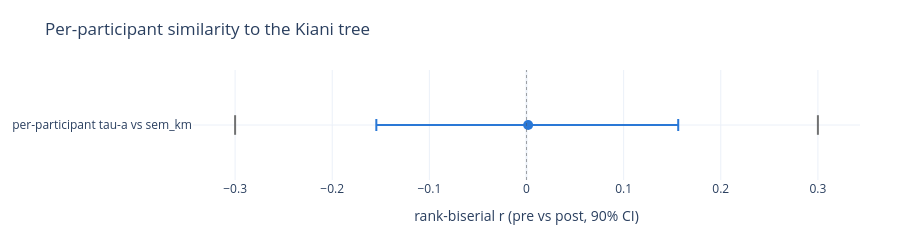

Notebook source saved alongside this figure:
### Markdown cell above
## 2. Are the cohorts equally similar to the tree?

A difference test cannot show that two cohorts are alike, so equivalence is tested directly (TOST in its 90%-CI form, as in notebooks 1-3). There is no pre-defined smallest effect size of interest, so each bound is set by what the design can resolve (`analysis/utils/equivalence.py`), not by a judgement that a difference is negligible.

**(a) Per-participant fit**, as in notebooks 1-2: rank-biserial effect of the pre vs post per-participant tau-a (independent samples, bootstrap CI); the bound is the smallest at which a true difference of zero is declared equivalent with 80% probability (simulated).

**(b) Combined-RDM tau-a**: D = tau-a(pre) - tau-a(post). The cohorts are disjoint participants, so each is bootstrapped on its own and re-aggregated per draw; D must have its 90% CI inside +/- bound. The bound is (z(0.95) + z(0.90)) x SE (`tost_bound_multiplier`), rounded up to 0.01: the smallest at which a true difference of zero is declared equivalent with 80% probability, the same rule as the simulated bound in (a) (checked by calibration in `5_ground_truth.ipynb`, section 4). Scored on each cohort's own observed pairs (`own`) and on only the pairs both cohorts observed (`joint`), which removes any coverage difference.

### Code cell
fit = {c: loo[c]["model_kendall_a"].dropna().to_numpy() for c in COHORTS}
print_comparison_line(mwu_effect_size(fit["pre"], fit["post"], label_a="pre", label_b="post"))
fit_bound = resolvable_bound(equivalence_sensitivity(len(fit["pre"]), len(fit["post"])))
fit_equivalence = equivalence_test_rank_biserial(fit["pre"], fit["post"], bound=fit_bound, label_a="pre", label_b="post")
print_equivalence_line(fit_equivalence)
fig_equivalence_forest({"per-participant tau-a vs sem_km": fit_equivalence}, x_title="rank-biserial r (pre vs post, 90% CI)",
                       title="Per-participant similarity to the Kiani tree").show()

### Figure 1 — Plotly figure (JSON) as saved in the notebook; plotly's stock layout.template omitted (floating-point values rounded to 4 significant figures)
{"data": [{"error_x": {"array": [0.1545], "arrayminus": [0.1563], "color": "#2a78d6", "symmetric": false, "thickness": 2, "type": "data", "width": 6}, "hovertemplate": "per-participant tau-a vs sem_km<br>effect=%{x:.3f}<br>CI [-0.155, 0.156]<extra></extra>", "marker": {"color": "#2a78d6", "size": 10}, "mode": "markers", "showlegend": false, "type": "scatter", "x": [0.0017], "y": ["per-participant tau-a vs sem_km"]}, {"hoverinfo": "skip", "marker": {"color": "rgba(80,80,80,0.8)", "line": {"width": 2}, "size": 14, "symbol": "line-ns-open"}, "mode": "markers", "showlegend": false, "type": "scatter", "x": [-0.3, 0.3], "y": ["per-participant tau-a vs sem_km", "per-participant tau-a vs sem_km"]}], "layout": {"height": 195, "margin": {"b": 60, "l": 160, "r": 40, "t": 70}, "shapes": [{"line": {"color": "rgba(80,80,80,0.5)", "dash": "dot", "width": 1}, "type": "line", "x0": 0, "x1": 0, "xref": "x", "y0": 0, "y1": 1, "yref": "y domain"}], "title": {"text": "Per-participant similarity to the Kiani tree"}, "xaxis": {"title": {"text": "rank-biserial r (pre vs post, 90% CI)"}}, "yaxis": {"autorange": "reversed", "categoryarray": ["per-participant tau-a vs sem_km"], "categoryorder": "array"}}}
